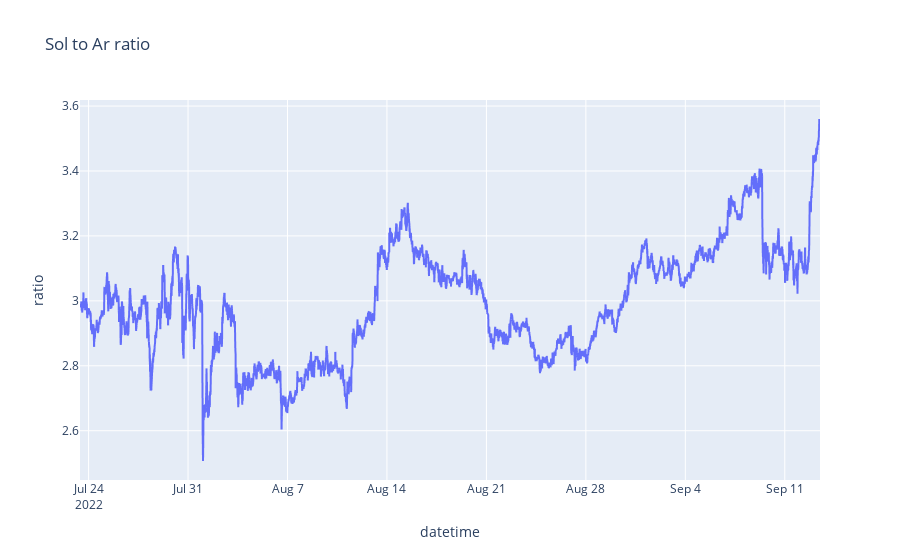

Notebook source saved alongside this figure:
### Code cell
import plotly.express as px

fig = px.line(sol_ar, x="datetime", y="ratio", title='Sol to Ar ratio')
fig.show()

### Figure 1 — Plotly figure (JSON) as saved in the notebook; plotly's stock layout.template omitted (floating-point values rounded to 4 significant figures; data arrays with more than 128 entries replaced by an {"elided": "..."} marker saying what was removed)
{"data": [{"hovertemplate": "datetime=%{x}<br>ratio=%{y}<extra></extra>", "legendgroup": "", "line": {"color": "#636efa", "dash": "solid"}, "marker": {"symbol": "circle"}, "mode": "lines", "name": "", "showlegend": false, "type": "scattergl", "x": {"elided": "5001 str values"}, "xaxis": "x", "y": {"elided": "5001 float values"}, "yaxis": "y"}], "layout": {"legend": {"tracegroupgap": 0}, "title": {"text": "Sol to Ar ratio"}, "xaxis": {"anchor": "y", "domain": [0, 1], "title": {"text": "datetime"}}, "yaxis": {"anchor": "x", "domain": [0, 1], "title": {"text": "ratio"}}}}
